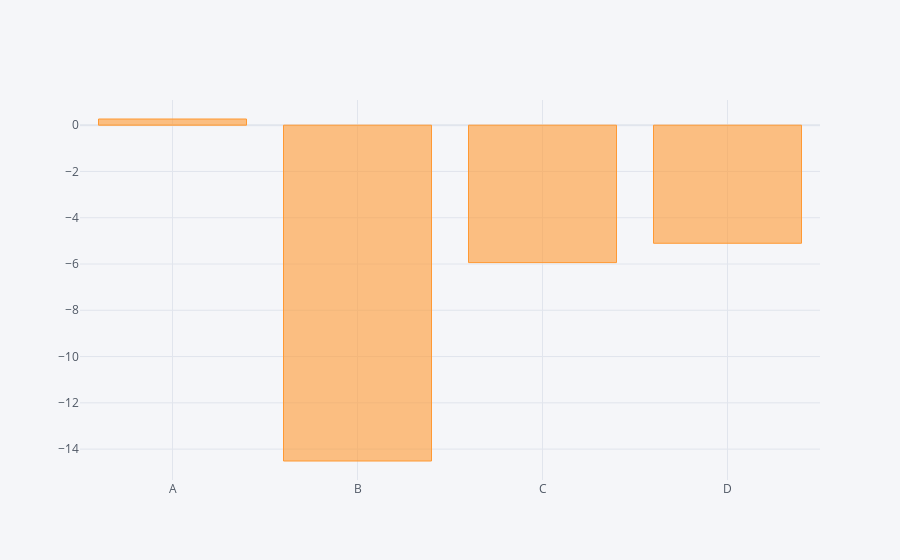

Notebook code for this chart:
### Code cell
df.sum().iplot(kind='bar')

### Figure 1 — Plotly figure (JSON) as saved in the notebook; plotly's stock layout.template omitted (floating-point values rounded to 4 significant figures)
{"data": [{"marker": {"color": "rgba(255, 153, 51, 0.6)", "line": {"color": "rgba(255, 153, 51, 1.0)", "width": 1}}, "name": "None", "orientation": "v", "text": "", "type": "bar", "x": ["A", "B", "C", "D"], "y": [0.267, -14.51, -5.939, -5.103]}], "layout": {"legend": {"bgcolor": "#F5F6F9", "font": {"color": "#4D5663"}}, "paper_bgcolor": "#F5F6F9", "plot_bgcolor": "#F5F6F9", "title": {"font": {"color": "#4D5663"}}, "xaxis": {"gridcolor": "#E1E5ED", "showgrid": true, "tickfont": {"color": "#4D5663"}, "title": {"font": {"color": "#4D5663"}, "text": ""}, "zerolinecolor": "#E1E5ED"}, "yaxis": {"gridcolor": "#E1E5ED", "showgrid": true, "tickfont": {"color": "#4D5663"}, "title": {"font": {"color": "#4D5663"}, "text": ""}, "zerolinecolor": "#E1E5ED"}}}
